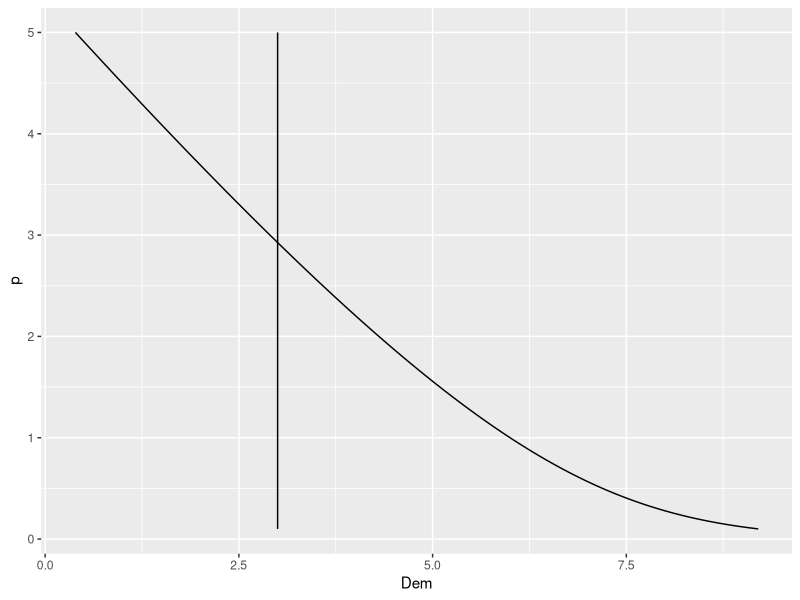

Write the R code that produced this figure.

library(tidyverse)
S <- function(p){
  S = 3
  return(S)
}

D <- function(p){
  
  return (7 - p - log(p))
}

start <- 0.1 ; end <- 5

p <- seq(start,end,0.001)

t <- tibble(p = p, Sup = S(p), Dem = D(p))
t
p1 <- t|>
  ggplot() + 
  geom_line(aes(x = Dem, y = p))+
  geom_line(aes(x = Sup, y = p))

p1


los <- function(p){
  return(D(p)-S(p))
}
e = 0.01
a = start ; b = end ; m = (a + b)/2
while (abs(los(m))>e){
  m = (a + b)/2
  if (los(a)*los(m)>0){
    a = m
  } else {
    b = m
  }
}
print(m)

print(m)


price <- function(S){
  p = 0.001 #prisen må være postiv
  delta = 0.001
  while (D(p)-S>0){
    p = p + delta
  }
  return(p)
}


der <- function(S){
  delta = 0.01
  return((price(S + delta)-price(S))/delta)

}

print(der(2))
